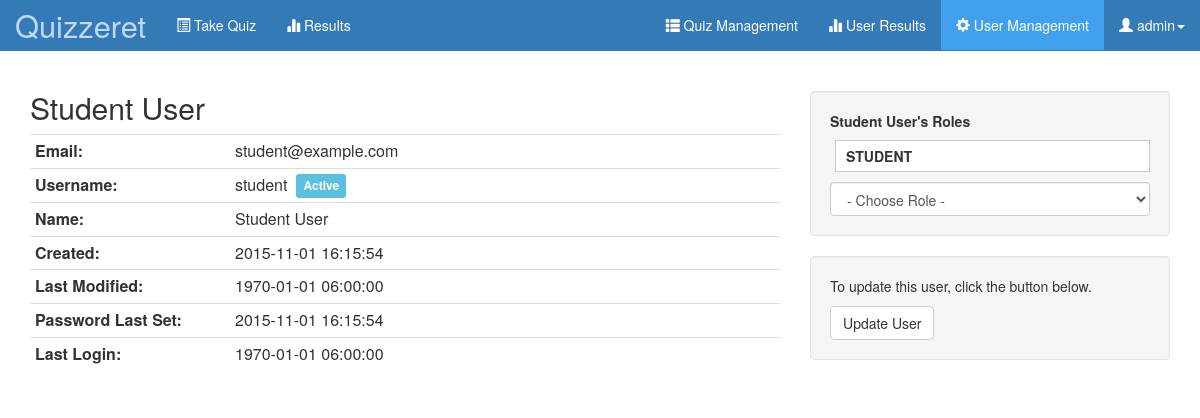
The page /index.php?action=userDetail&userID=2 (signed in) on the database as committed earlier.
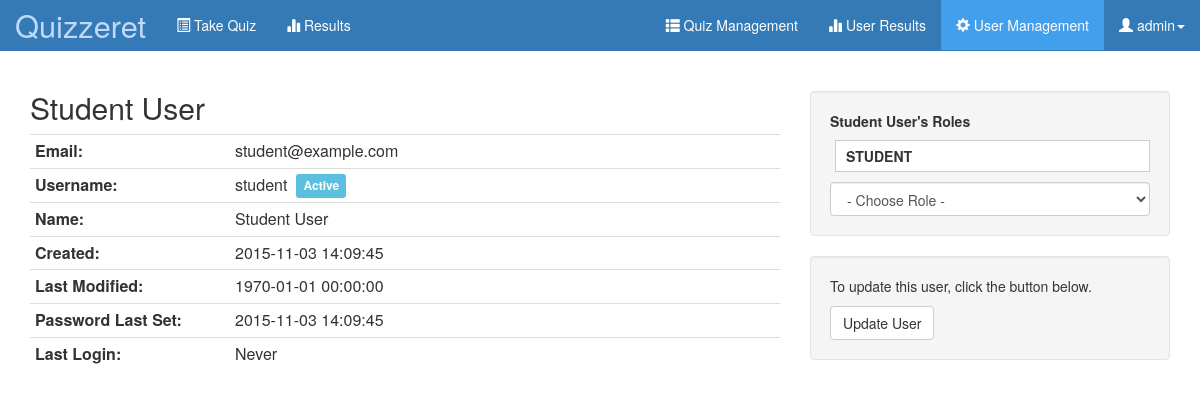
The same page on the database as committed later.
### tables this page shows
CREATE TABLE `USERS` (
  `UserID` int(11) NOT NULL AUTO_INCREMENT,
  `Username` varchar(200) NOT NULL,
  `Email` varchar(200) NOT NULL,
  `FirstName` varchar(200) NOT NULL,
  `LastName` varchar(200) NOT NULL,
  `Password` varchar(512) NOT NULL,
  `PasswordLastSetOn` datetime NOT NULL,
  `PasswordLastSetBy` int(11) NOT NULL,
  `PasswordLastSetByIP` varchar(50) NOT NULL,
  `LastLoggedInOn` datetime NOT NULL,
  `IsLocked` bit(1) NOT NULL,
  `CreatedOn` datetime NOT NULL,
  `CreatedBy` int(11) NOT NULL,
  `CreatedByIP` varchar(50) NOT NULL,
  `LastModifiedOn` datetime NOT NULL,
  `LastModifiedBy` int(11) NOT NULL,
  `LastModifiedByIP` varchar(50) NOT NULL,
  PRIMARY KEY (`UserID`)
);

### models/user.php (called while the page is built, shortened)
<?php
class user {
    public $UserID = 0;
    public function load($userID){
        $connection = mysqli_connect("localhost", "php", "password");
        if (!$connection) {
        } else {
            $userID = mysqli_real_escape_string($connection, stripslashes($userID));
            $queryString = "SELECT * FROM USERS WHERE UserID='$userID';";
            $qCheckLogin = mysqli_query($connection, $queryString);
            if (!is_bool($qCheckLogin) && mysqli_num_rows($qCheckLogin) == 1) {
                $qCheckLoginObj = $qCheckLogin->fetch_object();
                $this->UserID = $qCheckLoginObj->UserID;
                $this->Username = $qCheckLoginObj->Username;
                $this->Email = $qCheckLoginObj->Email;
                $this->FirstName = $qCheckLoginObj->FirstName;
                $this->LastName = $qCheckLoginObj->LastName;
                $this->PasswordLastSetOn = $qCheckLoginObj->PasswordLastSetOn;
                $this->LastLoggedInOn = $qCheckLoginObj->LastLoggedInOn;
                $this->IsLocked = $qCheckLoginObj->IsLocked;
                $this->CreatedOn = $qCheckLoginObj->CreatedOn;
                $this->LastModifiedOn = $qCheckLoginObj->LastModifiedOn;
            } else {
            }
            return $this;
        }
    }
    public function getRoles() {
        $connection = mysqli_connect("localhost", "php", "password");
        if (!$connection) {
            $errorMsg = "no connection";
        } else {
            $queryString = "SELECT *
                            FROM USER_ROLES
                            LEFT JOIN ROLES
                                ON USER_ROLES.RoleID = ROLES.RoleID
                            WHERE UserID = $this->UserID;";
            $getUsersRoles = mysqli_query($connection, $queryString);
            $userRoles = [];
            if (!is_bool($getUsersRoles)) {
                if (mysqli_num_rows($getUsersRoles) == 1) {
                    $getUsersRolesObj = $getUsersRoles->fetch_object();
                    $tempRoleStruct = new StdClass();
                    $tempRoleStruct->User_RoleID = $getUsersRolesObj->User_RoleID;
                    $tempRoleStruct->RoleID = $getUsersRolesObj->RoleID;
                    $tempRoleStruct->RoleName = $getUsersRolesObj->RoleName;
                    $tempRoleStruct->RoleDesc = $getUsersRolesObj->RoleDesc;
                    array_push($userRoles, $tempRoleStruct);
                } else if (mysqli_num_rows($getUsersRoles) > 0) {
                    $getUsersRoles->fetch_array();
                    foreach ($getUsersRoles as $role) {
                        $tempRoleStruct = new StdClass();
                        $tempRoleStruct->User_RoleID = $role['User_RoleID'];
                        $tempRoleStruct->RoleID = $role['RoleID'];
                        $tempRoleStruct->RoleName = $role['RoleName'];
                        $tempRoleStruct->RoleDesc = $role['RoleDesc'];
                        array_push($userRoles, $tempRoleStruct);
                    }
                }
            } else {
            }
        }
        return $userRoles;
    }
}

### includes/helperFunctions.php (called while the page is built, shortened)
<?php
function doesUserHaveRole($userID, $roleName) {
    $connection = mysqli_connect("localhost", "php", "password");
    if (!$connection) {
    } else {
        $queryString = "SELECT RoleID FROM ROLES WHERE RoleName = '$roleName';";
        $qCheckRoleExists= mysqli_query($connection,$queryString);
        $roleID = $qCheckRoleExists->fetch_object()->RoleID;
        $queryString = "SELECT * FROM USER_ROLES WHERE RoleID = '$roleID' AND UserID = '$userID';";
        $qCheckRole= mysqli_query($connection,$queryString);
        if (!is_bool($qCheckRole) && mysqli_num_rows($qCheckRole) == 1) {
            return true;
        } else {
            return false;
        }
    }
}
function getDateTimeDisplay($date) {
    if ($date == '1970-01-01 00:00:00') {
        return 'Never';
    } else {
        return $date;
    }
}

### views/userDetail.php (the view, shortened to what the changed rows need)
<?php
if (isset($_GET["userID"]) && is_numeric($_GET["userID"])) {
    $userID = $_GET["userID"];
} else {
    redirect("$root/index.php?action=manageUsers");
}
$user = (new user())->load($userID);
?>
<div class="row">
        <?php
            echo "
            <div class=\"col-sm-8\">
                <h2>$user->FirstName $user->LastName</h2>
                <table class=\"table table-condensed table-detail\">
                    <tr>
                        <th width=\"200\">
                            Email:
                        </th>
                        <td>
                            $user->Email
                        </td>
                    </tr>
                    <tr>
                        <th>
                            Username:
                        </th>
                        <td>
                            $user->Username &nbsp;";
                            if ($user->IsLocked == 1) {
                                echo "<span class=\"label label-warning\">Locked</span>";
                            } else {
                                echo "<span class=\"label label-info\">Active</span>";
                            }
                 echo "
                        </td>
                    </tr>
                    <tr>
                        <th>
                            Name:
                        </th>
                        <td>
                            $user->FirstName $user->LastName
                        </td>
                    </tr>
                    <tr>
                    <th>
                        Created:
                    </th>
                    <td>
                        $user->CreatedOn
                    </td>
                    <tr>
                        <th>
                            Last Modified:
                        </th>
                        <td>
                            $user->LastModifiedOn
                        </td>
                    </tr>
                    <tr>
                        <th>
                            Password Last Set:
                        </th>
                        <td>
                            $user->PasswordLastSetOn
                        </td>
                    </tr>
                    <tr>
                        <th>
                            Last Login:
                        </th>
                        <td>
                            ".getDateTimeDisplay($user->LastLoggedInOn)."
                        </td>
                    </tr>
                </table>
            </div>
            <div class=\"col-sm-4\"><br />";
        echo "<div class=\"well\">";
        if ($user->UserID == $_SESSION['loggedInUserID']) {
            echo "<strong>Your Roles</strong>";
        } else {
            echo "<strong>$user->FirstName $user->LastName's Roles</strong>";
        }
        $userRoles = $user->getRoles();
        echo "<br />
                <ul id=\"roleUL\">";
        foreach ($userRoles as $role) {
            echo "<li class=\"userRoleItem list-role-item\" data-user-id=\"$user->UserID\" data-role-id=\"$role->RoleID\" data-role-user-id=\"$role->User_RoleID\">$role->RoleName";
            echo"</li>";
        }
        echo "</ul>";
        if ( ($user->UserID != $_SESSION['loggedInUserID']) && (doesUserHaveRole($_SESSION['loggedInUserID'],"TEACH") || doesUserHaveRole($_SESSION['loggedInUserID'],"USERMANAGE"))) {
            echo "<select id=\"newRoleID\" class=\"addRoleSelect form-control\" >
		                <option value=\"-1\" data-user-id=\"-1\" data-role-id=\"-1\" disabled=\"true\" selected=\"true\">- Choose Role -</option>";
		    echo "</select>";
        }
        echo "</div><div class=\"well\"";
            if ($_SESSION['loggedInUserID'] == $user->UserID) {
              echo "<p>To update your account, click the button below.</p>
					<a href=\"index.php?action=userForm&userID=$userID\" class=\"btn btn-default\">Update Account</a>";
            } else{
                echo "<p>To update this user, click the button below.</p>
					<a href=\"index.php?action=userForm&userID=$userID\" class=\"btn btn-default\">Update User</a>";
            }
            echo "</div>
                </div>";
        ?>
    </div>
</div>

### index.php (shortened to what the changed rows need)
<?php
if (!isset($_GET["action"])) {
    $toInclude = ['views/login.php'];
    $pageTitle='Log In';
    $activeNavTab='login';
    $securedPage=false;
} else {
    switch($_GET["action"]) {
        case "userDetail": $toInclude = ['includes/securityCheck_userSection.php','views/userDetail.php']; $pageTitle='User Detail'; $activeNavTab = "userManage";  break;
    }
}
include_once "includes/helperFunctions.php";
include_once "models/user.php";
?>
<html>
    <head>
        <link href="./assets/css/bootstrap.min.css" rel="stylesheet">
        <link href="./assets/css/main.css" rel="stylesheet">
    </head>
    <body>
        <div class="container">
            <?php
                foreach($toInclude as $singleInclude) {
                    include_once($singleInclude);
                }
            ?>
    </body>
</html>

Rows that differ between the two databases and show on the page:
changed users "Student": CreatedOn "2015-11-01 16:15:54" → "2015-11-03 14:09:45"; LastModifiedOn "1970-01-01 06:00:00" → "1970-01-01 00:00:00"; PasswordLastSetOn "2015-11-01 16:15:54" → "2015-11-03 14:09:45"; LastLoggedInOn "1970-01-01 06:00:00" → "Never"
